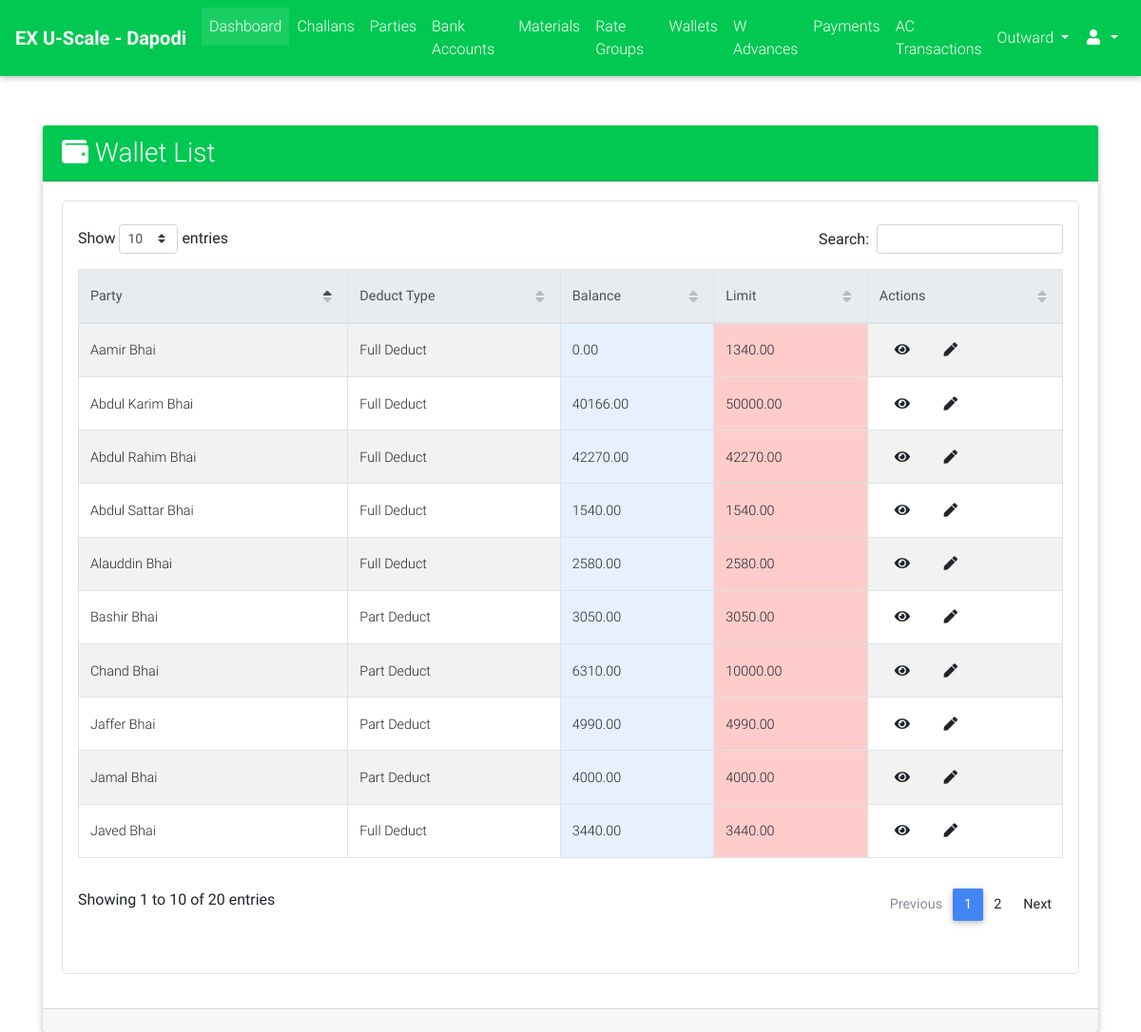
/cms_admin/wallets/list/ (signed in), run on the app's committed database.
### parties/models.py (models this page shows, shortened)
class Wallet(models.Model):
    DEDUCT_TYPE_CHOICES = (("FD", "Full Deduct"), ("PD", "Part Deduct"), ("FXD", "Fix Deduct"))
    party = models.ForeignKey(Party, on_delete=models.CASCADE)
    balance = models.DecimalField(max_digits=9, decimal_places=2, default=Decimal(0.00))
    upper_limit = models.DecimalField(max_digits=9, decimal_places=2, default=Decimal(20000.00))
    deduct_type = models.CharField(max_length=3, choices=DEDUCT_TYPE_CHOICES)
    fixed_amount = models.DecimalField(max_digits=7, decimal_places=2, blank=True, null=True)
    is_active = models.BooleanField(default=True)
    @property
    def get_absolute_url(self):
        return reverse_lazy("parties:wallet_detail", kwargs={"id": self.id})
    @property
    def get_admin_update_url(self):
        return reverse_lazy("cms_admin:wallet_update", kwargs={"id": self.id})

class Party(models.Model):
    RATE_TYPE_CHOICES = (("GR", "Group Rate"), ("IR", "Individual Rate"))
    rate_type = models.CharField(max_length=2, choices=RATE_TYPE_CHOICES)
    rate_group = models.ForeignKey("rates.RateGroup", on_delete=models.PROTECT, blank=True, null=True)
    name = models.CharField(max_length=128)
    party_code = models.CharField(max_length=32, blank=True)
    address = models.TextField(blank=True)
    phone = models.CharField(max_length=13)
    whatsapp = models.CharField(max_length=13, blank=True)
    email = models.EmailField(blank=True, null=True)
    extra_info = models.TextField(blank=True)
    is_wallet_party = models.BooleanField(default=False)
    is_active = models.BooleanField(default=True)
    class Meta:
        verbose_name = "Party"
        verbose_name_plural = "Parties"
    @property
    def get_display_text(self):
        return self.name

### cms_admin/views.py (the view)
class WalletListView(ExecutiveRequiredMixin, ListView):
    model = Wallet
    context_object_name = "wallets"
    template_name = "cms_admin/wallets/list.html"
    ordering = "-id"

### cms_admin/views.py (called while the page is built)
    def test_func(self):
        return self.request.user.is_superuser or self.request.user.is_staff

### portal/templatetags/constant_tags.py (called while the page is built)
@register.simple_tag
def get_branch_name():
    return settings.BRANCH_NAME

### cms_admin/templates/cms_admin/wallets/list.html (shortened to what this page needs)
{% extends "cms_admin/base.html" %}
{% load crispy_forms_tags %}
{% load static %}
{% block custom_links %}
    <link href="{% static "css/addons/datatables.min.css" %}" rel="stylesheet">
    <link href="{% static "css/addons/datatables-select.min.css" %}" rel="stylesheet">
{% endblock %}
{% block content %}
    <br><br>
    <div class="container">
        <div class="card">
            <div class="card-header bg-success font-weight-bold white-text">
                <div class="row">
                    <div class="col-lg-12 m-auto">
                        <h3 class="m-auto"><i class="fa fa-wallet"></i> Wallet List</h3>
                    </div>
                </div>
            </div>
            <div class="card-body">
                 <div class="table p-3 border" style="border-radius: 5px">
                     <table id="dt-basic-checkbox" class="table table-striped table-bordered" cellspacing="0" width="100%">
                         <thead class="thead-light">
                            <th class="th-sm">Party</th>
                            <th class="th-sm">Deduct Type</th>
                            <th class="th-sm">Balance</th>
                            <th class="th-sm">Limit</th>
                            <th class="th-sm">Actions</th>
                         </thead>
                         <tbody>
                             {% if wallets %}
                                 {% for wallet in wallets %}
                                     <tr>
                                         <td>{{ wallet.party.get_display_text }}</td>
                                        <td>{{ wallet.get_deduct_type_display }}{% if wallet.deduct_type == "FXD" %} ({{ wallet.fixed_amount }}){% endif %}</td>
                                        <td class="bg-info-us">{{ wallet.balance }}</td>
                                        <td class="bg-danger-us">{{ wallet.upper_limit }}</td>
                                        <td class="m-auto">
                                            <a class="m-3" href="{{ wallet.get_absolute_url }}"><i class="fa fa-eye"></i></a>
                                            {% if user.is_staff or user.is_superuser %}
                                                <a class="m-3" href="{{ wallet.get_admin_update_url }}"><i class="fa fa-pen"></i></a>
                                            {% endif %}
                                        </td>
                                     </tr>
                                 {% endfor %}
                             {% else %}
                                 <span class="text-black-50 font-weight-bold">No Wallets Found</span>
                             {% endif %}
                         </tbody>
                    </table>
                 </div>
            </div>
            <div class="card-footer">
            </div>
        </div>
    </div>
{% endblock %}

### portal/static/css/style.css (style rules this page uses)
.bg-info-us { background-color: #e6f0ff!important; }
.bg-danger-us { background-color: #ffcccc!important; }

### data on the page
Wallet: party.get_display_text "Abdul Karim Bhai", deduct_type "Full Deduct", balance "40166.00", upper_limit "50000.00"
Wallet: party.get_display_text "Javed Bhai", deduct_type "Full Deduct", balance "3440.00", upper_limit "3440.00"
Wallet: party.get_display_text "Alauddin Bhai", deduct_type "Full Deduct", balance "2580.00", upper_limit "2580.00"
Wallet: party.get_display_text "Jaffer Bhai", deduct_type "Part Deduct", balance "4990.00", upper_limit "4990.00"
Wallet: party.get_display_text "Jamal Bhai", deduct_type "Part Deduct", balance "4000.00", upper_limit "4000.00"
Wallet: party.get_display_text "Abdul Sattar Bhai", deduct_type "Full Deduct", balance "1540.00", upper_limit "1540.00"
Wallet: party.get_display_text "Bashir Bhai", deduct_type "Part Deduct", balance "3050.00", upper_limit "3050.00"
Wallet: party.get_display_text "Aamir Bhai", deduct_type "Full Deduct", balance "0.00", upper_limit "1340.00"
Wallet: party.get_display_text "Abdul Rahim Bhai", deduct_type "Full Deduct", balance "42270.00", upper_limit "42270.00"
Wallet: party.get_display_text "Chand Bhai", deduct_type "Part Deduct", balance "6310.00", upper_limit "10000.00"
